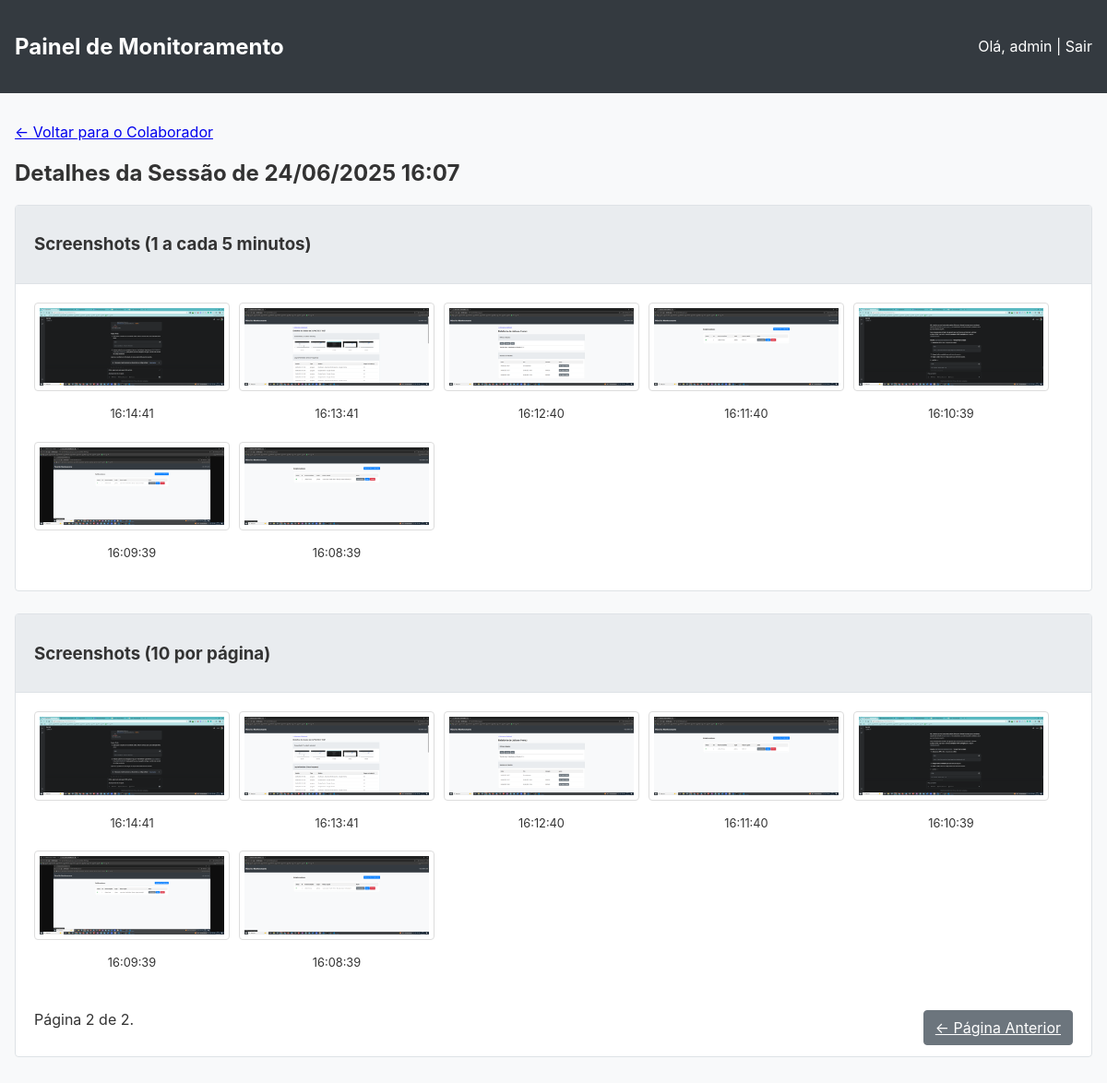
Page /session/3?page=2 (signed in) on the committed database.
### app/models.py (models this page shows, shortened)
class User(db.Model, UserMixin):
    id = db.Column(db.Integer, primary_key=True)
    username = db.Column(db.String(64), index=True, unique=True)
    password_hash = db.Column(db.String(128))
    full_name = db.Column(db.String(120))
    is_admin = db.Column(db.Boolean, default=False)
    work_sessions = db.relationship('WorkSession', backref='employee', lazy='dynamic')

class WorkSession(db.Model):
    id = db.Column(db.Integer, primary_key=True)
    start_time = db.Column(db.DateTime, index=True, default=datetime.utcnow)
    end_time = db.Column(db.DateTime, index=True, nullable=True)
    last_heartbeat = db.Column(db.DateTime, default=datetime.utcnow) # <- ADICIONE ESTA LINHA
    user_id = db.Column(db.Integer, db.ForeignKey('user.id'))
    activities = db.relationship('ActivityLog', backref='session', lazy='dynamic', cascade="all, delete-orphan")
    screenshots = db.relationship('Screenshot', backref='session', lazy='dynamic', cascade="all, delete-orphan")

class Screenshot(db.Model):
    id = db.Column(db.Integer, primary_key=True)
    timestamp = db.Column(db.DateTime, index=True, default=datetime.utcnow)
    filepath = db.Column(db.String(200)) # Path to the image file
    session_id = db.Column(db.Integer, db.ForeignKey('work_session.id'))

### app/routes.py (the view)
@main.route('/session/<int:session_id>')
@login_required
def session_details(session_id):
    if not current_user.is_admin: return redirect(url_for('main.login'))
    page = request.args.get('page', 1, type=int)
    session = WorkSession.query.get_or_404(session_id)
    activities = ActivityLog.query.filter_by(session_id=session_id).order_by(ActivityLog.timestamp.desc()).all()
    screenshots_pagination = Screenshot.query.filter_by(session_id=session_id).order_by(Screenshot.timestamp.desc()).paginate(
        page=page, per_page=10, error_out=False
    )
    return render_template('session_details.html', title='Detalhes da Sessão', session=session, activities=activities, screenshots=screenshots_pagination)

### app/__init__.py (called while the page is built)
def create_app(config_class=Config):
    app = Flask(__name__)
    app.config.from_object(config_class)
    db.init_app(app)
    login_manager.init_app(app)
    if not os.path.exists(app.config['UPLOAD_FOLDER']):
        os.makedirs(app.config['UPLOAD_FOLDER'])
    def format_datetime_local(value, format='%d/%m/%Y %H:%M:%S'):
        if value is None:
            return ""
        utc_dt = pytz.utc.localize(value)
        local_tz = pytz.timezone('America/Sao_Paulo')
        local_dt = utc_dt.astimezone(local_tz)
        return local_dt.strftime(format)
    app.jinja_env.filters['localtime'] = format_datetime_local
    from app.routes import main as main_blueprint
    app.register_blueprint(main_blueprint)
    from app import models
    with app.app_context():
        db.create_all()
    return app

### app/models.py (called while the page is built)
@login_manager.user_loader
def load_user(user_id):
    return User.query.get(int(user_id))

### app/templates/session_details.html (shortened to what this page needs)
{% extends "base.html" %}
{% block content %}
<a href="{{ url_for('main.employee_details', user_id=session.employee.id) }}">&larr; Voltar para o Colaborador</a>
<h2>Detalhes da Sessão de {{ session.start_time | localtime('%d/%m/%Y %H:%M') }}</h2>
<div class="card">
    <div class="card-header">
        <h3>Screenshots (1 a cada 5 minutos)</h3>
    </div>
    <div class="card-body" style="display: flex; flex-wrap: wrap; gap: 10px;">
        {% for screenshot in screenshots %}
        <div>
            <a href="{{ url_for('main.uploaded_file', filename=screenshot.filepath) }}" target="_blank">
                <img src="{{ url_for('main.uploaded_file', filename=screenshot.filepath) }}" alt="Screenshot" class="screenshot">
            </a>
<p style="text-align: center; font-size: 0.8em;">{{ screenshot.timestamp | localtime('%H:%M:%S') }}</p>
        </div>
        {% else %}
        <p>Nenhum screenshot capturado nesta sessão.</p>
        {% endfor %}
    </div>
</div>
<div class="card">
    <div class="card-header">
        <h3>Screenshots (10 por página)</h3>
    </div>
    <div class="card-body" style="display: flex; flex-wrap: wrap; gap: 10px;">
        {% for screenshot in screenshots.items %}
        <div>
            <a href="{{ url_for('main.uploaded_file', filename=screenshot.filepath) }}" target="_blank">
                <img src="{{ url_for('main.uploaded_file', filename=screenshot.filepath) }}" alt="Screenshot" class="screenshot">
            </a>
            <p style="text-align: center; font-size: 0.8em;">{{ screenshot.timestamp | localtime('%H:%M:%S') }}</p>
        </div>
        {% else %}
        <p>Nenhum screenshot capturado nesta sessão.</p>
        {% endfor %}
    </div>
    <div class="card-footer" style="display: flex; justify-content: space-between; padding: 0.75rem 1.25rem;">
        <span>Página {{ screenshots.page }} de {{ screenshots.pages }}.</span>
        <div>
            {% if screenshots.has_prev %}
                <a href="{{ url_for('main.session_details', session_id=session.id, page=screenshots.prev_num) }}" class="btn btn-secondary">
                    &larr; Página Anterior
                </a>
            {% endif %}
        </div>
    </div>
</div>
{% endblock %}

### app/templates/base.html (shortened to what this page needs)
<!doctype html>
<html lang="pt-br">
  <head>
  </head>
  <body>
    {% if current_user.is_authenticated and current_user.is_admin %}
    <nav class="navbar">
      <a href="{{ url_for('main.dashboard') }}"><h1>Painel de Monitoramento</h1></a>
      <div>
        <span>Olá, {{ current_user.username }}</span> |
        <a href="{{ url_for('main.logout') }}">Sair</a>
      </div>
    </nav>
    {% endif %}
    <main class="container">
      {% block content %}{% endblock %}
    </main>
  </body>
</html>

### app/templates/base.html (style rules this page uses)
body { font-family: -apple-system, BlinkMacSystemFont, "Segoe UI", Roboto, "Helvetica Neue", Arial, sans-serif; background-color: #f8f9fa; color: #333; margin: 0; }
.navbar { background-color: #343a40; padding: 1rem; color: white; display: flex; justify-content: space-between; align-items: center; }
.navbar a { color: white; text-decoration: none; }
.container { max-width: 1200px; margin: 2rem auto; padding: 0 1rem; }
.card { background: white; border: 1px solid #dee2e6; border-radius: 0.25rem; margin-bottom: 1.5rem; }
.card-header { padding: 0.75rem 1.25rem; background-color: #e9ecef; border-bottom: 1px solid #dee2e6; }
.card-body { padding: 1.25rem; }
.btn { display: inline-block; font-weight: 400; color: #212529; text-align: center; vertical-align: middle; cursor: pointer; background-color: transparent; border: 1px solid transparent; padding: 0.375rem 0.75rem; font-size: 1rem; line-height: 1.5; border-radius: 0.25rem; }
.btn-secondary { color: #fff; background-color: #6c757d; border-color: #6c757d; }
img.screenshot { max-width: 200px; height: auto; border: 1px solid #ddd; border-radius: 4px; padding: 5px; cursor: pointer; }

### rows in the picture
User: username "admin"
WorkSession: start_time "24/06/2025 16:07"
Screenshot: filepath (picture), timestamp "16:14:41"
Screenshot: filepath (picture), timestamp "16:13:41"
Screenshot: filepath (picture), timestamp "16:12:40"
Screenshot: filepath (picture), timestamp "16:11:40"
Screenshot: filepath (picture), timestamp "16:10:39"
Screenshot: filepath (picture), timestamp "16:09:39"
Screenshot: filepath (picture), timestamp "16:08:39"

### other values in the picture
{{ screenshots.page }} "2"
{{ screenshots.pages }} "2"
